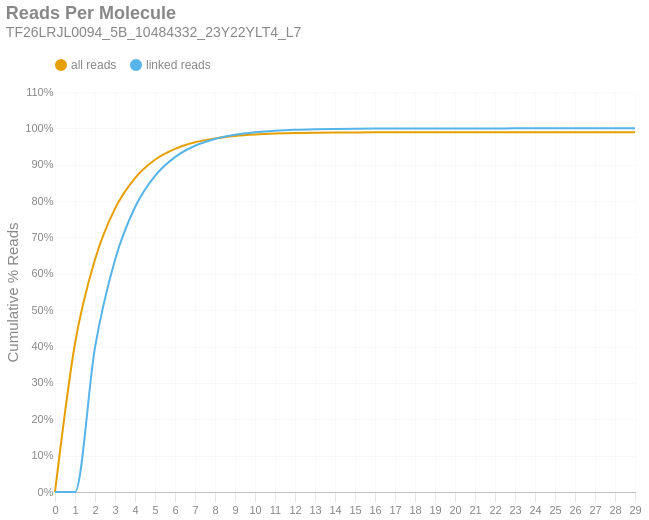

The notebook cell this image was saved under:
### Markdown cell above
### Reads per Molecule
This chart shows the cumulative distribution of the number of reads per linked molecule. That is, how many alignments are associated with a unique molecule. This excludes the number of reads associated with invalid or absent linked-read barcodes. The `linked` histogram is the percentages recalculated when disregarding singletons.

### Code cell
if SKIPLR:
    print_html(f"Skipped")
else:
    counts = np.bincount(valids['reads'].cast(pl.Int64).to_numpy())
    weighted = counts * np.arange(len(counts))
    all_perc = weighted / n_reads
    linked_perc = weighted / n_linked_reads
    linked_perc[1] = 0
    binned_df = pl.DataFrame({
        'readsper': list(range(len(counts))),
        'all reads (cumsum)': np.cumsum(all_perc).tolist(),
        'linked reads (cumsum)': np.cumsum(linked_perc).tolist(),
    })

    with SafeRender(binned_df):
        (
            density_plot(binned_df, 'Reads Per Molecule', samplename, 'readspmol')
            .encode(
                x=alt.X('readsper:O', title=None).axis(labelAngle=0).scale(padding=0),
                y=alt.Y('value:Q', title='Cumulative % Reads').axis(format='%').stack(False),
                color=alt.Color("key:N").scale(domain=["all reads", "linked reads"]),
                tooltip=[
                    alt.Tooltip("key:N", title="Data Type"),
                    alt.Tooltip("readsper:O", title="Reads Per Molecule"),
                    alt.Tooltip("value:Q", format=".2%", title="% Reads (Cum.)")
                ]            
            )
        ).display()

### Figure 1 — Vega-Lite specification as saved in the notebook (floating-point values rounded to 4 significant figures)
{"width": "container", "height": 400, "config": {"title": {"anchor": "start", "dy": -15, "fontSize": 18, "color": "#888888", "subtitleColor": "#888888", "subtitleFontSize": 14}, "arc": {"fill": "#0072B2"}, "axis": {"domainColor": "#888888", "domainWidth": 0.5, "gridWidth": 0.2, "grid": false, "titleFontWeight": 400, "titleFontSize": 15, "labelFontSize": 11, "labelColor": "#888888", "tickColor": "#888888", "tickWidth": 0.2, "titleColor": "#888888"}, "axisBand": {"grid": false}, "axisX": {"grid": true, "tickSize": 10, "domainCap": "round"}, "axisY": {"domain": false, "grid": true, "tickSize": 0, "domainCap": "round"}, "background": "transparent", "header": {"labelFontSize": 15, "labelColor": "#888888", "titleFontSize": 15, "titleFontWeight": 600, "titleColor": "#888888"}, "legend": {"labelFont": "sans-serif", "labelFontSize": 12, "labelColor": "#888888", "symbolSize": 100, "symbolType": "circle", "titleFontSize": 12, "titlePadding": 10, "titleColor": "#888888", "title": null, "orient": "top"}, "range": {"category": ["#E69F00", "#56B4E9", "#009E73", "#F0E442", "#0072B2", "#D55E00", "#CC79A7", "#000000"], "diverging": ["#cfe8f3", "#a2d4ec", "#73bfe2", "#46abdb", "#1696d2", "#12719e"]}, "area": {"fill": "#0072B2", "fillOpacity": 0.7, "line": true, "strokeOpacity": 0.7}, "line": {"color": "#0072B2", "stroke": "#0072B2", "strokeWidth": 2}, "trail": {"color": "#0072B2", "stroke": "#0072B2", "strokeWidth": 0, "size": 1}, "point": {"filled": true, "fillOpacity": 1.0, "size": 95}, "text": {"color": "#888888", "fontSize": 11, "align": "right", "fontWeight": 400, "size": 11}, "bar": {"fill": "#0072B2", "stroke": null}, "view": {"stroke": null, "continuousWidth": 660, "continuousHeight": 400}}, "data": {"name": "data-dd764754c9d486cd217eef0ecadf3cea"}, "mark": {"type": "line", "interpolate": "monotone", "point": {"opacity": 0, "size": 275}}, "encoding": {"color": {"field": "key", "scale": {"domain": ["all reads", "linked reads"]}, "type": "nominal"}, "tooltip": [{"field": "key", "title": "Data Type", "type": "nominal"}, {"field": "readsper", "title": "Reads Per Molecule", "type": "ordinal"}, {"field": "value", "format": ".2%", "title": "% Reads (Cum.)", "type": "quantitative"}], "x": {"axis": {"labelAngle": 0}, "field": "readsper", "scale": {"padding": 0}, "title": null, "type": "ordinal"}, "y": {"axis": {"format": "%"}, "field": "value", "stack": false, "title": "Cumulative % Reads", "type": "quantitative"}}, "params": [{"name": "param_c36ac31b6afebe62", "select": {"type": "point", "fields": ["key"]}, "bind": "legend"}], "title": {"text": "Reads Per Molecule", "subtitle": "TF26LRJL0094_5B_10484332_23Y22YLT4_L7"}, "transform": [{"fold": ["all reads (cumsum)", "linked reads (cumsum)"]}, {"calculate": "replace(datum.key, ' (cumsum)', '')", "as": "key"}, {"filter": {"param": "param_c36ac31b6afebe62"}}], "usermeta": {"embedOptions": {"downloadFileName": "TF26LRJL0094_5B_10484332_23Y22YLT4_L7.readspmol"}}, "$schema": "https://vega.github.io/schema/vega-lite/v6.4.1.json", "datasets": {"data-dd764754c9d486cd217eef0ecadf3cea": [{"readsper": 0, "all reads (cumsum)": 0.0, "linked reads (cumsum)": 0.0}, {"readsper": 1, "all reads (cumsum)": 0.4084, "linked reads (cumsum)": 0.0}, {"readsper": 2, "all reads (cumsum)": 0.6394, "linked reads (cumsum)": 0.3975}, {"readsper": 3, "all reads (cumsum)": 0.7793, "linked reads (cumsum)": 0.6383}, {"readsper": 4, "all reads (cumsum)": 0.8634, "linked reads (cumsum)": 0.783}, {"readsper": 5, "all reads (cumsum)": 0.9135, "linked reads (cumsum)": 0.8693}, {"readsper": 6, "all reads (cumsum)": 0.9435, "linked reads (cumsum)": 0.9209}, {"readsper": 7, "all reads (cumsum)": 0.9617, "linked reads (cumsum)": 0.9522}, {"readsper": 8, "all reads (cumsum)": 0.9725, "linked reads (cumsum)": 0.9707}, {"readsper": 9, "all reads (cumsum)": 0.9792, "linked reads (cumsum)": 0.9823}, {"readsper": 10, "all reads (cumsum)": 0.9832, "linked reads (cumsum)": 0.9892}, {"readsper": 11, "all reads (cumsum)": 0.9857, "linked reads (cumsum)": 0.9935}, {"readsper": 12, "all reads (cumsum)": 0.9871, "linked reads (cumsum)": 0.996}, {"readsper": 13, "all reads (cumsum)": 0.988, "linked reads (cumsum)": 0.9976}, {"readsper": 14, "all reads (cumsum)": 0.9886, "linked reads (cumsum)": 0.9985}, {"readsper": 15, "all reads (cumsum)": 0.9889, "linked reads (cumsum)": 0.9991}, {"readsper": 16, "all reads (cumsum)": 0.9891, "linked reads (cumsum)": 0.9994}, {"readsper": 17, "all reads (cumsum)": 0.9892, "linked reads (cumsum)": 0.9996}, {"readsper": 18, "all reads (cumsum)": 0.9893, "linked reads (cumsum)": 0.9998}, {"readsper": 19, "all reads (cumsum)": 0.9894, "linked reads (cumsum)": 0.9999}, {"readsper": 20, "all reads (cumsum)": 0.9894, "linked reads (cumsum)": 0.9999}, {"readsper": 21, "all reads (cumsum)": 0.9894, "linked reads (cumsum)": 0.9999}, {"readsper": 22, "all reads (cumsum)": 0.9894, "linked reads (cumsum)": 1.0}, {"readsper": 23, "all reads (cumsum)": 0.9894, "linked reads (cumsum)": 1.0}, {"readsper": 24, "all reads (cumsum)": 0.9894, "linked reads (cumsum)": 1.0}, {"readsper": 25, "all reads (cumsum)": 0.9894, "linked reads (cumsum)": 1.0}, {"readsper": 26, "all reads (cumsum)": 0.9894, "linked reads (cumsum)": 1.0}, {"readsper": 27, "all reads (cumsum)": 0.9894, "linked reads (cumsum)": 1.0}, {"readsper": 28, "all reads (cumsum)": 0.9894, "linked reads (cumsum)": 1.0}, {"readsper": 29, "all reads (cumsum)": 0.9895, "linked reads (cumsum)": 1.0}]}}
